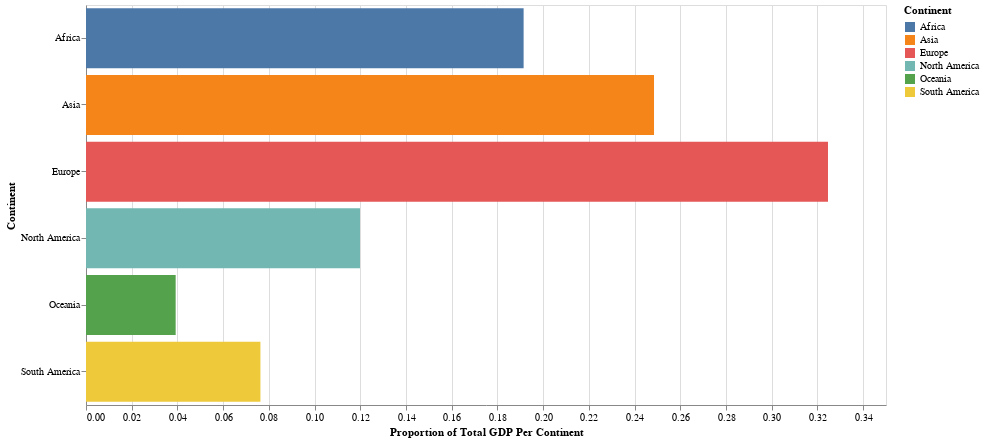

The code cell stored with this chart in its notebook:
### Markdown cell above
Now let's view the resulting information in a cool interactive visualization. Note the slider bar to change the year. You can learn more about creating visualizations like this in the SupportVectors Data Visualization Workshop.

### Code cell
import altair as alt

slider = alt.binding_range(name='Year:', 
                           min=1800, 
                           max=2050, 
                           step=1
                          )
selector = alt.selection_single(name="selector", 
                                fields=['year'],
                                bind=slider,
                                init={"year": 1800}
                               )

alt.Chart(continents_gdp).mark_bar().encode(
    x=alt.X(field="prop_gdp",
            title="Proportion of Total GDP Per Continent",
            type="quantitative"
                   ),
    y=alt.Y(field="Continent"),
    color=alt.Color(field="Continent",
                    type="nominal", 
                   )
    
).properties(
    height=400,
    width=800
).add_selection(selector).transform_filter(selector)

### Figure 1 — Vega-Lite specification as saved in the notebook (floating-point values rounded to 4 significant figures; data arrays with more than 128 entries replaced by an {"elided": "..."} marker saying what was removed)
{"config": {"view": {"continuousWidth": 400, "continuousHeight": 300}}, "data": {"name": "data-6a3a0402c793c3039ef38f256dc692ec"}, "mark": "bar", "encoding": {"color": {"field": "Continent", "type": "nominal"}, "x": {"field": "prop_gdp", "title": "Proportion of Total GDP Per Continent", "type": "quantitative"}, "y": {"field": "Continent"}}, "height": 400, "selection": {"selector": {"type": "single", "fields": ["year"], "bind": {"input": "range", "max": 2050, "min": 1800, "name": "Year:", "step": 1}, "init": {"year": 1800}}}, "transform": [{"filter": {"selection": "selector"}}], "width": 800, "$schema": "https://vega.github.io/schema/vega-lite/v4.17.0.json", "datasets": {"data-6a3a0402c793c3039ef38f256dc692ec": {"elided": "1506 records"}}}
